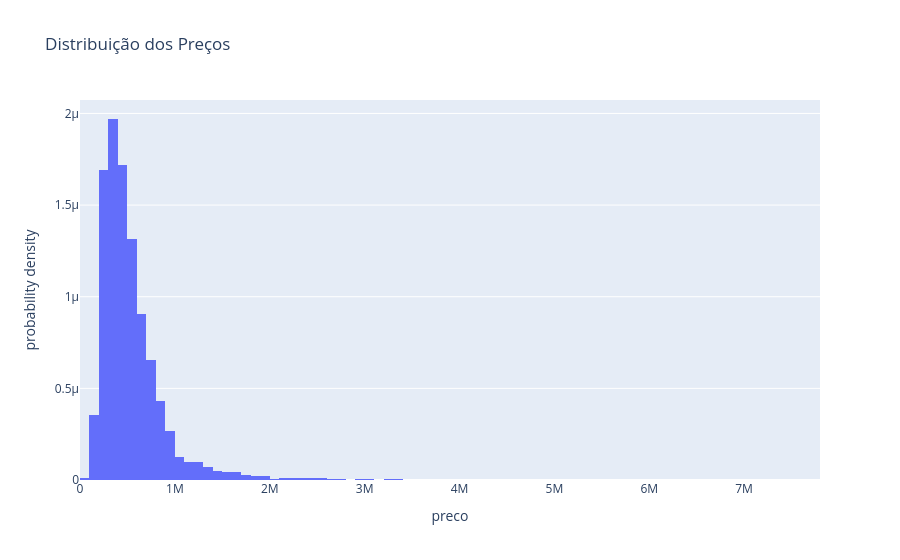

Write notebook code for a chart like this one.
### Markdown cell above
### 7 Indentificação de Outliers

### Code cell
fig_hist = px.histogram(
    df_traduzido,
    x = 'preco',
    nbins= 100,
    histnorm= 'probability density',
    title= 'Distribuição dos Preços'
)
fig_hist.show()

### Figure 1 — Plotly figure (JSON) as saved in the notebook; plotly's stock layout.template omitted (floating-point values rounded to 4 significant figures; data arrays with more than 128 entries replaced by an {"elided": "..."} marker saying what was removed)
{"data": [{"bingroup": "x", "histnorm": "probability density", "hovertemplate": "preco=%{x}<br>probability density=%{y}<extra></extra>", "legendgroup": "", "marker": {"color": "#636efa", "pattern": {"shape": ""}}, "name": "", "nbinsx": 100, "orientation": "v", "showlegend": false, "type": "histogram", "x": {"elided": "21612 float values"}, "xaxis": "x", "yaxis": "y"}], "layout": {"barmode": "relative", "legend": {"tracegroupgap": 0}, "title": {"text": "Distribuição dos Preços"}, "xaxis": {"anchor": "y", "domain": [0, 1], "title": {"text": "preco"}}, "yaxis": {"anchor": "x", "domain": [0, 1], "title": {"text": "probability density"}}}}
